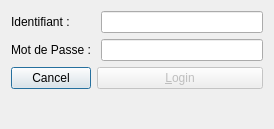
<?xml version="1.0" encoding="UTF-8"?>
<ui version="4.0">
 <class>DialogConnexion</class>
 <widget class="QDialog" name="DialogConnexion">
  <property name="geometry">
   <rect>
    <x>0</x>
    <y>0</y>
    <width>274</width>
    <height>129</height>
   </rect>
  </property>
  <property name="windowTitle">
   <string>Connection</string>
  </property>
  <layout class="QFormLayout" name="formLayout_2">
   <item row="0" column="0" colspan="2">
    <layout class="QFormLayout" name="formLayout">
     <item row="0" column="0">
      <widget class="QLabel" name="labelID">
       <property name="text">
        <string>Identifiant :</string>
       </property>
      </widget>
     </item>
     <item row="0" column="1">
      <widget class="QLineEdit" name="lineEditID"/>
     </item>
     <item row="1" column="0">
      <widget class="QLabel" name="labelMDP">
       <property name="text">
        <string>Mot de Passe : </string>
       </property>
      </widget>
     </item>
     <item row="1" column="1">
      <widget class="QLineEdit" name="lineEditMDP"/>
     </item>
    </layout>
   </item>
   <item row="1" column="0">
    <widget class="QPushButton" name="pushButtonCancel">
     <property name="text">
      <string>Cancel</string>
     </property>
    </widget>
   </item>
   <item row="1" column="1">
    <widget class="QPushButton" name="pushButtonLogin">
     <property name="enabled">
      <bool>false</bool>
     </property>
     <property name="text">
      <string>&amp;Login</string>
     </property>
    </widget>
   </item>
  </layout>
 </widget>
 <resources/>
 <connections/>
</ui>
